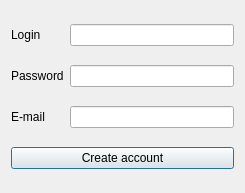
<?xml version="1.0" encoding="UTF-8"?>
<ui version="4.0">
 <class>CreateAccount</class>
 <widget class="QDialog" name="CreateAccount">
  <property name="geometry">
   <rect>
    <x>0</x>
    <y>0</y>
    <width>245</width>
    <height>193</height>
   </rect>
  </property>
  <property name="windowTitle">
   <string>Create account</string>
  </property>
  <layout class="QGridLayout" name="gridLayout">
   <item row="3" column="1">
    <widget class="QLineEdit" name="userEmail"/>
   </item>
   <item row="1" column="1">
    <widget class="QLineEdit" name="userPassword">
     <property name="echoMode">
      <enum>QLineEdit::EchoMode::PasswordEchoOnEdit</enum>
     </property>
    </widget>
   </item>
   <item row="1" column="0">
    <widget class="QLabel" name="label_4">
     <property name="text">
      <string>Password</string>
     </property>
    </widget>
   </item>
   <item row="6" column="0" colspan="2">
    <widget class="QPushButton" name="createAccButton">
     <property name="text">
      <string>Create account</string>
     </property>
    </widget>
   </item>
   <item row="0" column="1">
    <widget class="QLineEdit" name="userLogin"/>
   </item>
   <item row="0" column="0">
    <widget class="QLabel" name="label_3">
     <property name="text">
      <string>Login</string>
     </property>
    </widget>
   </item>
   <item row="3" column="0">
    <widget class="QLabel" name="label_5">
     <property name="text">
      <string>E-mail</string>
     </property>
    </widget>
   </item>
  </layout>
 </widget>
 <resources/>
 <connections/>
</ui>
